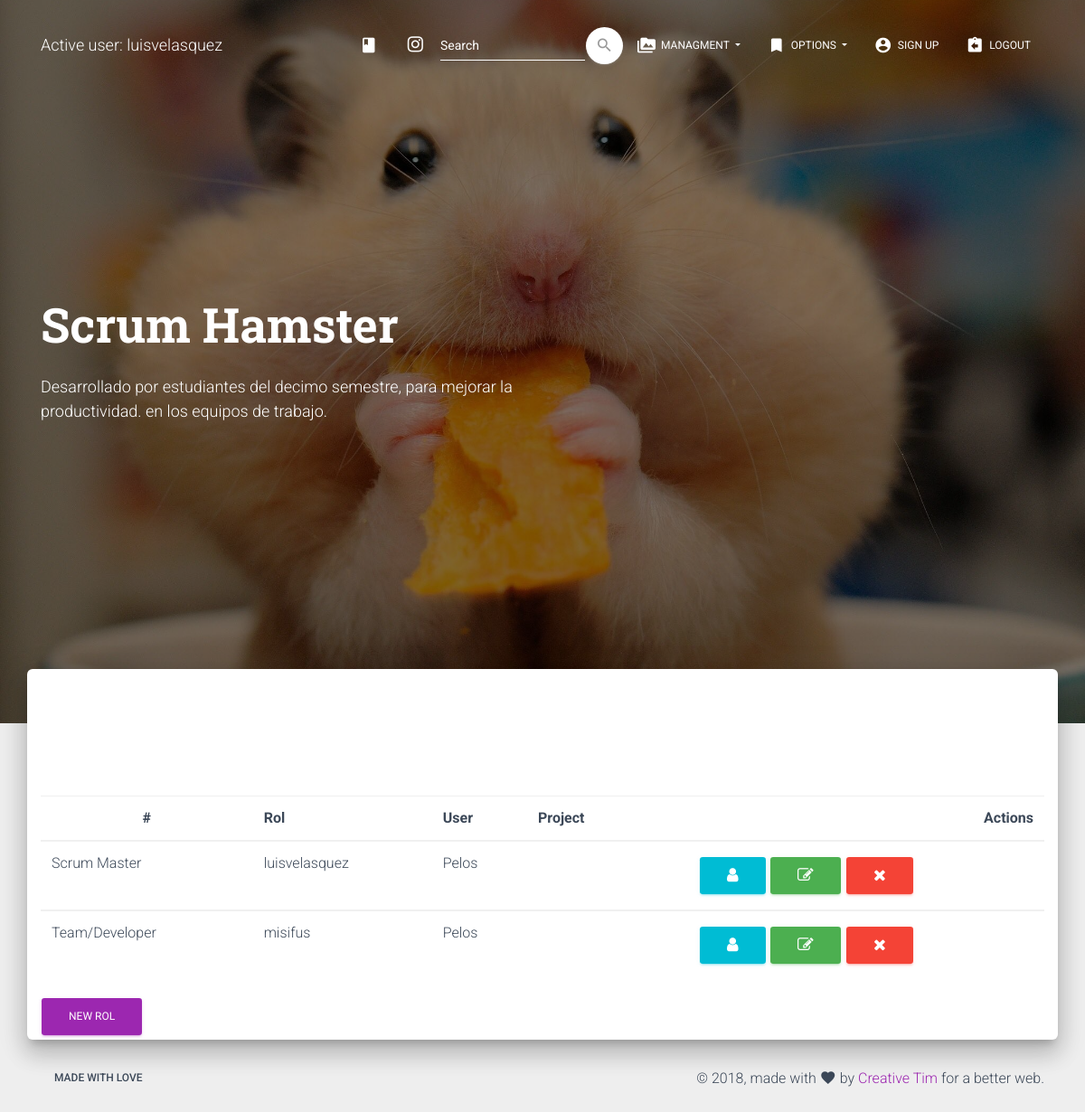
The page /list_rol (signed in) on the database its author committed.
### modules/models.py (models this page shows, shortened)
class rol(models.Model):
    rol_choices = (
		('Scrum Master', 'Scrum Master'),
		('Product Owner', 'Product Owner'),
		('Team/Developer', 'Team/Developer'),
		)
    rol = models.CharField(
		max_length = 15,
		choices = rol_choices,
		default = 'Team/Developer',
		)
    project_id = models.ForeignKey(project, on_delete = models.CASCADE)
    user_id = models.ForeignKey(User, on_delete = models.CASCADE)

class project(models.Model):
    name = models.CharField(max_length = 75)
    percent = models.PositiveSmallIntegerField()
    created_at = models.DateField(auto_now_add = True)
    file = models.URLField(blank = True)
    client_id = models.ForeignKey(client, on_delete = models.CASCADE)
    def __str__(self):
        return '%s' % (self.name)

### modules/views.py (the view)
# urls.py: path('list_rol', list_rol, name = 'list_rol'),
@login_required
def list_rol(request):
	data = rol.objects.all()
	return render(request, 'rol/rol_list.html', {'data': data})

### modules/templates/rol/rol_list.html
{% extends 'base.html' %}
{% block content %}
<table class="table">
	<thead>
        <tr>
            <th class="text-center">#</th>
            <th>Rol</th>
            <th>User</th>
            <th>Project</th>
            <th class="text-right">Actions</th>
        </tr>
    </thead>
{% for i in data %}
	<tbody>
	<tr>
		<td>{{ i.rol }}</td>
		<td>{{ i.user_id }}</td>
    	<td>{{ i.project_id }}</td>
		<td class="td-actions text-right">
                <a href="{% url 'view_client' i.id %}" rel="tooltip" title="View Profile" class="btn btn-info btn-simple btn-xs">
                    <i class="fa fa-user"></i>
                </a>
                <a href="{% url 'update_client' i.id %}" rel="tooltip" title="Edit Profile" class="btn btn-success btn-simple btn-xs">
                    <i class="fa fa-edit"></i>
                </a>
                <a href="{% url 'delete_client' i.id %}" rel="tooltip" title="Remove" class="btn btn-danger btn-simple btn-xs">
                    <i class="fa fa-times"></i>
                </a>
            </td>
	</tr>
	</tbody>
{% endfor %}
</table>
<a href="{% url 'create_rol' %}" class="btn btn-primary btn-raised ">New Rol</a>
{% endblock %}

### modules/templates/base.html (shortened to what this page needs)
<!DOCTYPE html>
<html lang="en">
{% load static %}
<head>
  <link rel="stylesheet" href="https://maxcdn.bootstrapcdn.com/font-awesome/latest/css/font-awesome.min.css">
  <link href="{% static 'css/material-kit.css' %}" rel="stylesheet" />
  <link href="{% static 'demo/demo.css' %}" rel="stylesheet" />
</head>
<body class="landing-page sidebar-collapse">
  <nav class="navbar navbar-transparent navbar-color-on-scroll fixed-top navbar-expand-lg" color-on-scroll="100" id="sectionsNav">
    <div class="container">
      <div class="navbar-translate">
        {% if user.is_active %}
        <a class="navbar-brand" href="{% url 'index' %}">
          Active user: {{ user.username }} </a>
          {% endif %}
      </div>
      <div class="collapse navbar-collapse">
        <ul class="navbar-nav ml-auto">
          <li class="nav-item">
            <a class="nav-link" rel="tooltip" title="" data-placement="bottom" href="https://www.instagram.com/luis17velasquez/?hl=en" target="_blank" data-original-title="opent the CRM">
              <i class="material-icons">class</i>
            </a>
          </li>
          <li class="nav-item">
            <a class="nav-link" rel="tooltip" title="" data-placement="bottom" href="https://www.instagram.com/luis17velasquez/?hl=en" target="_blank" data-original-title="Follow us on Instagram">
              <i class="fa fa-instagram"></i>
            </a>
          </li>
          <li>
          <form class="form-inline ml-auto" method="POST" action ="{% url 'buscar_cliente' %}">{% csrf_token %}
              <div class="form-group has-white">
                <input type="text" class="form-control" placeholder="Search" name="buscalo">
              </div>
              <button type="submit" class="btn btn-white btn-just-icon btn-round">
                  <i class="material-icons">search</i>
              </button>
          </form>
          </li>
          {% if user.is_active %}
          <li class="dropdown nav-item">
            <a href="#" class="dropdown-toggle nav-link" data-toggle="dropdown">
              <i class="material-icons">perm_media</i> Managment
            </a>
          </li>
          <li class="dropdown nav-item">
            <a href="#" class="dropdown-toggle nav-link" data-toggle="dropdown">
              <i class="material-icons">bookmark</i> Options
            </a>
          </li>
          {% endif %}
           {% if user.is_active %}
           <li class="nav-item">
            <a class="nav-link" href="{% url 'signup' %}" onclick="scrollToDownload()">
              <i class="material-icons">account_circle</i> Sign up
            </a>
          </li>
          <li class="nav-item">
            <a class="nav-link" href="{% url 'logout' %}" onclick="scrollToDownload()">
              <i class="material-icons">assignment_return</i> Logout
            </a>
          </li>
          {% endif %}
        </ul>
      </div>
    </div>
  </nav>
  <div class="page-header header-filter" data-parallax="true" style="background-image: url('{% static 'img/profile_city.jpg' %}')">
    <div class="container">
      <div class="row">
        <div class="col-md-6">
          <h1 class="title">Scrum Hamster</h1>
          <h4>Desarrollado por estudiantes del decimo semestre, para mejorar la productividad. en los equipos de trabajo.</h4>
          <br>
        </div>
      </div>
    </div>
  </div>
  <div class="main main-raised">
    <div class="container">
      <div class="section text-center">
      </div>
      {% block content %}
      {% endblock %}
    </div>
  </div>
  <footer class="footer footer-default">
    <div class="container">
      <nav class="float-left">
        <ul>
          <li>
            <a href="#">
              made with love
            </a>
          </li>
        </ul>
      </nav>
      <div class="copyright float-right">
        &copy;
        , made with <i class="material-icons">favorite</i> by
        <a href="https://www.creative-tim.com" target="_blank">Creative Tim</a> for a better web.
      </div>
    </div>
  </footer>
</body>
</html>

### modules/static/demo/demo.css (style rules this page uses)
.title { margin-top: 30px; min-height: 32px; }

### rows shown on the page
rol: rol "Scrum Master", user_id "luisvelasquez", project_id "Pelos"
rol: rol "Team/Developer", user_id "misifus", project_id "Pelos"

### other values the page prints
{{ user.username }} "luisvelasquez"
